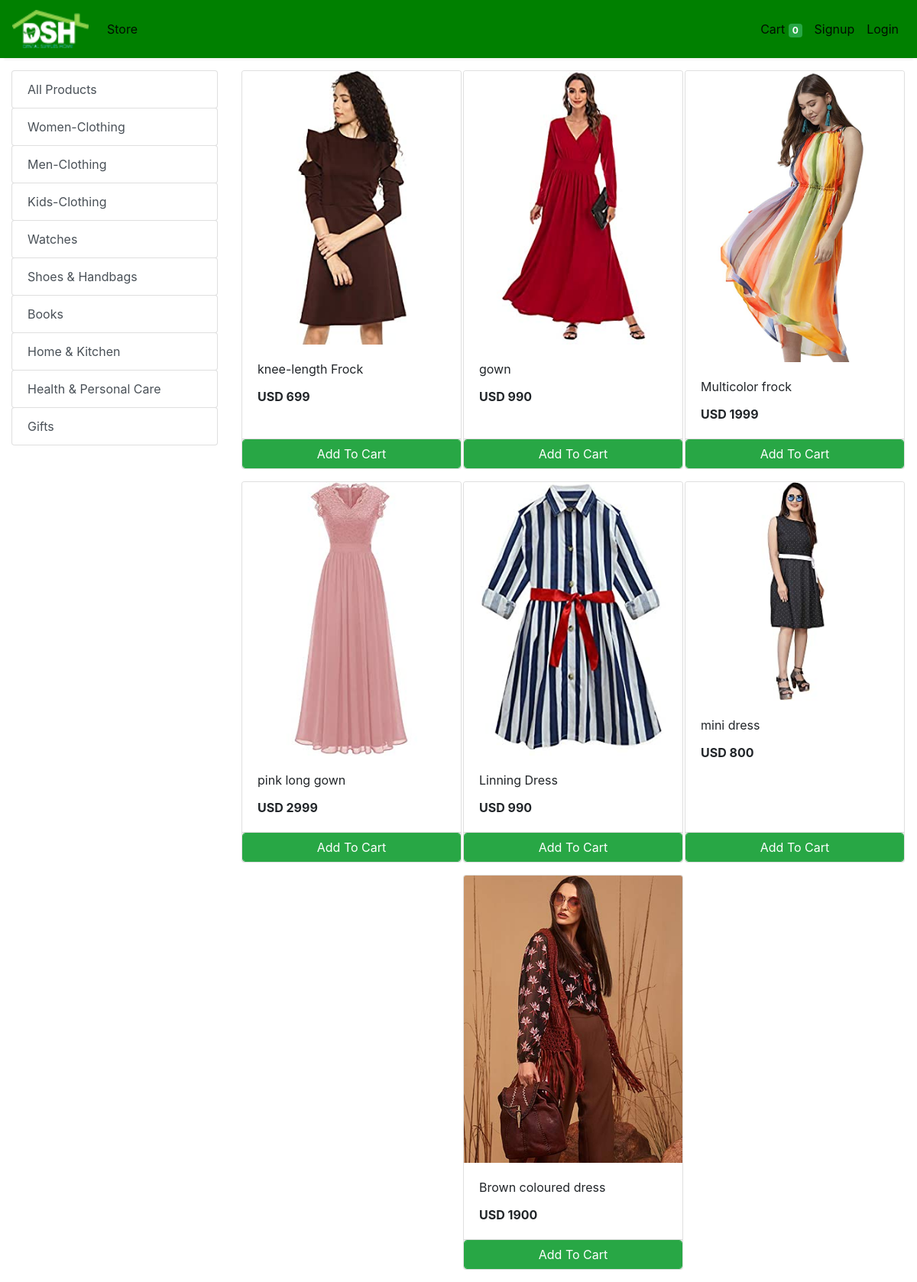
Screenshot of /store?category=22 with the database file from the repository.
### store/models/category.py (models this page shows, shortened)
class Category(models.Model):
    name= models.CharField(max_length=50)
    @staticmethod
    def get_all_categories():
        return Category.objects.all()

### store/models/product.py (models this page shows, shortened)
class Products(models.Model):
    name = models.CharField(max_length=60)
    price= models.IntegerField(default=0)
    category= models.ForeignKey(Category,on_delete=models.CASCADE,default=1 )
    description= models.CharField(max_length=250, default='', blank=True, null= True)
    image= models.ImageField(upload_to='uploads/products/')
    @staticmethod
    def get_all_products_by_categoryid(category_id):
        if category_id:
            return Products.objects.filter (category=category_id)
        else:
            return Products.get_all_products();

### store/views/home.py (the view)
# urls.py: path('' , include('store.urls'))
def store(request):
    cart = request.session.get('cart')
    if not cart:
        request.session['cart'] = {}
    products = None
    categories = Category.get_all_categories()
    categoryID = request.GET.get('category')
    if categoryID:
        products = Products.get_all_products_by_categoryid(categoryID)
    else:
        products = Products.get_all_products();
    data = {}
    data['products'] = products
    data['categories'] = categories
    print('you are : ', request.session.get('email'))
    return render(request, 'index.html', data)

### store/templatetags/cart.py (called while the page is built)
@register.filter (name='is_in_cart')
def is_in_cart(product, cart):
    keys = cart.keys ()
    for id in keys:
        if int (id) == product.id:
            return True
    return False;

### store/templatetags/custom_filter.py (called while the page is built)
@register.filter(name='currency')
def currency(number):
    return "USD "+str(number)

### store/templates/index.html (shortened to what this page needs)
{% extends 'base.html' %}
{% block content %}
{% load cart %}
{% load custom_filter %}
<div class="container-fluid mt-3">
	<div class="row">
		<div class="col-lg-3 mx-auto">
			<div class="list-group">
				<a href="/" class="list-group-item list-group-item-action btn btn-outline-success">All Products</a>
				{% for category in categories %}
				<a href="/?category={{category.id}}"
					class="list-group-item list-group-item-action btn btn-outline-success ">{{category.name}}</a>
				{% endfor %}
			</div>
		</div>
		<div id='products' class="col-lg-9 mx-auto">
			<div class="row mx-auto">
				{% for product in products %}
				<div class="card mx-auto mb-3" id={{product.id}} style="width: 18rem;">
					<img class="card-img-top" src="{{product.image.url}}" alt="Card image cap">
					<div class="card-body">
						<p class="card-title">{{product.name}}</p>
						<p class="card-text"><b>{{product.price|currency}}</b></p>
					</div>
					<div class="card-footer p-0 no-gutters">
						{% if product|is_in_cart:request.session.cart %}
						<div class="row no-gutters">
							<form action="/#{{product.id}}" class="col-2 " method="post">
								{% csrf_token %}
								<input hidden type="text" name='product' value='{{product.id}}'>
								<input hidden type="text" name='remove' value='True'>
								<input type="submit" value=" - " class="btn btn-block btn-success border-right">
							</form>
							<div class="text-center col btn btn-success">{{product|cart_quantity:request.session.cart}} in Cart</div>
							<form action="/#{{product.id}}" class="col-2 " method="post">
								{% csrf_token %}
								<input hidden type="text" name='product' value='{{product.id}}'>
								<input type="submit" value=" + " class="btn btn-block btn-success border-left">
							</form>
						</div>
						{% else %}
						<form action="/#{{product.id}}" method="POST" class="btn-block">
							<input type="submit" class="float-right btn btn-success form-control"
								value="Add To Cart">
						</form>
						{% endif %}
					</div>
				</div>
				{% endfor %}
			</div>
		</div>
	</div>
</div>
{% endblock %}

### rows the page displays
Category: name "Women-Clothing"
Category: name "Men-Clothing"
Category: name "Kids-Clothing"
Category: name "Watches"
Category: name "Shoes & Handbags"
Category: name "Books"
Category: name "Home & Kitchen"
Category: name "Health & Personal Care"
Category: name "Gifts"
Products: image (picture), name "knee-length Frock", price "USD 699"
Products: image (picture), name "gown", price "USD 990"
Products: image (picture), name "Multicolor frock", price "USD 1999"
Products: image (picture), name "pink long gown", price "USD 2999"
Products: image (picture), name "Linning Dress", price "USD 990"
Products: image (picture), name "mini dress", price "USD 800"
Products: image (picture), name "Brown coloured dress", price "USD 1900"

### other values shown
{{ request.session.cart.keys|length }} "0"
